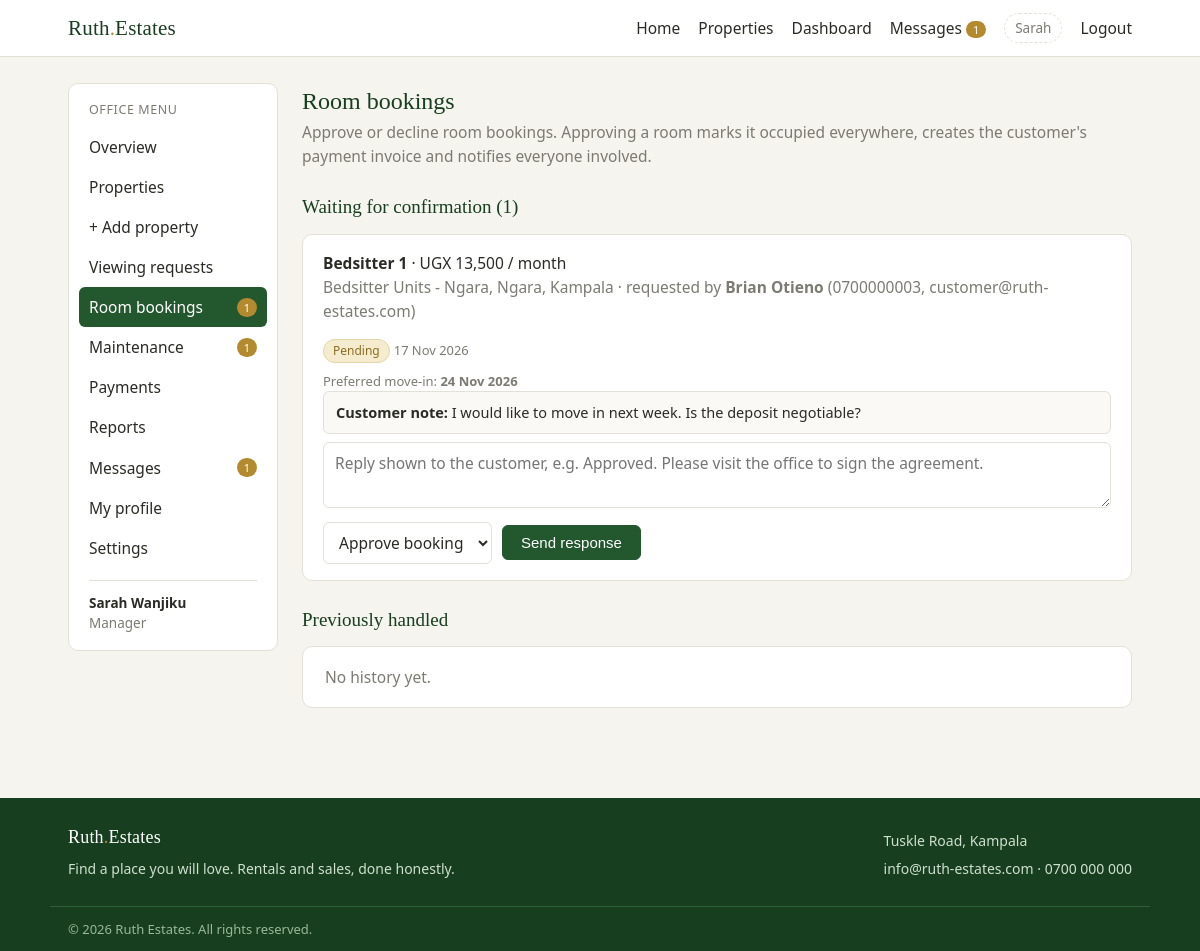
The app's page /manager/bookings.php (signed in) with its own data.
### tables this page shows
CREATE TABLE bookings (
  id INT AUTO_INCREMENT PRIMARY KEY,
  room_id INT NOT NULL,
  property_id INT NOT NULL,
  customer_id INT NOT NULL,
  move_in DATE DEFAULT NULL,
  note TEXT,
  status ENUM('pending','approved','rejected','cancelled') NOT NULL DEFAULT 'pending',
  reply TEXT,
  responded_at DATETIME DEFAULT NULL,
  created_at TIMESTAMP NOT NULL DEFAULT CURRENT_TIMESTAMP,
  CONSTRAINT fk_booking_room FOREIGN KEY (room_id) REFERENCES rooms(id) ON DELETE CASCADE,
  CONSTRAINT fk_booking_property FOREIGN KEY (property_id) REFERENCES properties(id) ON DELETE CASCADE,
  CONSTRAINT fk_booking_customer FOREIGN KEY (customer_id) REFERENCES users(id) ON DELETE CASCADE
);

CREATE TABLE rooms (
  id INT AUTO_INCREMENT PRIMARY KEY,
  property_id INT NOT NULL,
  name VARCHAR(60) NOT NULL,
  room_type ENUM('single','double','studio','bedsitter','master','shop','office','plot','whole') NOT NULL DEFAULT 'single',
  price DECIMAL(12,2) NOT NULL DEFAULT 0,
  capacity TINYINT UNSIGNED NOT NULL DEFAULT 1,
  status ENUM('available','occupied','maintenance') NOT NULL DEFAULT 'available',
  description VARCHAR(255) DEFAULT NULL,
  photo VARCHAR(255) DEFAULT NULL,
  created_at TIMESTAMP NOT NULL DEFAULT CURRENT_TIMESTAMP,
  CONSTRAINT fk_room_property FOREIGN KEY (property_id) REFERENCES properties(id) ON DELETE CASCADE
);

CREATE TABLE properties (
  id INT AUTO_INCREMENT PRIMARY KEY,
  title VARCHAR(150) NOT NULL,
  description TEXT NOT NULL,
  property_type ENUM('house','apartment','land','commercial') NOT NULL DEFAULT 'house',
  listed_for ENUM('rent','sale') NOT NULL DEFAULT 'rent',
  price DECIMAL(12,2) NOT NULL DEFAULT 0,
  location VARCHAR(120) NOT NULL,
  bedrooms TINYINT UNSIGNED NOT NULL DEFAULT 0,
  bathrooms TINYINT UNSIGNED NOT NULL DEFAULT 0,
  photo VARCHAR(255) DEFAULT NULL,
  status ENUM('available','taken') NOT NULL DEFAULT 'available',
  manager_id INT DEFAULT NULL,
  created_at TIMESTAMP NOT NULL DEFAULT CURRENT_TIMESTAMP,
  CONSTRAINT fk_property_manager FOREIGN KEY (manager_id) REFERENCES users(id) ON DELETE SET NULL
);

CREATE TABLE users (
  id INT AUTO_INCREMENT PRIMARY KEY,
  name VARCHAR(80) NOT NULL,
  email VARCHAR(120) NOT NULL UNIQUE,
  phone VARCHAR(20) DEFAULT NULL,
  password_hash VARCHAR(255) NOT NULL,
  role ENUM('customer','manager','landlord') NOT NULL DEFAULT 'customer',
  status ENUM('active','blocked') NOT NULL DEFAULT 'active',
  created_at TIMESTAMP NOT NULL DEFAULT CURRENT_TIMESTAMP
);

### manager/bookings.php (the view, shortened to what this page needs)
<?php
require_once dirname(__DIR__) . '/config/db.php';
$pending = $pdo->query('SELECT b.*, r.name AS room_name, r.room_type, r.price AS room_price, p.title, p.location, p.listed_for, u.name AS customer_name, u.phone AS customer_phone, u.email AS customer_email FROM bookings b JOIN rooms r ON r.id = b.room_id JOIN properties p ON p.id = b.property_id JOIN users u ON u.id = b.customer_id WHERE b.status = "pending" ORDER BY b.created_at ASC')->fetchAll();
$past = $pdo->query('SELECT b.*, r.name AS room_name, p.title, u.name AS customer_name FROM bookings b JOIN rooms r ON r.id = b.room_id JOIN properties p ON p.id = b.property_id JOIN users u ON u.id = b.customer_id WHERE b.status != "pending" ORDER BY b.responded_at DESC LIMIT 20')->fetchAll();
include dirname(__DIR__) . '/includes/header.php';
?>
<div class="dash-layout">
<?php include __DIR__ . '/menu.php'; ?>
<main class="dash-main">
  <h1>Room bookings</h1>
  <p class="muted">Approve or decline room bookings. Approving a room marks it occupied everywhere, creates the customer's payment invoice and notifies everyone involved.</p>
  <h2 class="section-title-sm">Waiting for confirmation (<?php echo count($pending); ?>)</h2>
  <?php if (!$pending): ?>
    <div class="panel"><p class="muted">No booking requests waiting. Well done.</p></div>
  <?php else: ?>
    <?php foreach ($pending as $b): ?>
      <div class="panel inquiry">
        <div class="inquiry-head">
          <div>
            <b><?php echo esc($b['room_name']); ?></b> &middot; <?php echo esc(money($b['room_price'])); ?><?php echo $b['listed_for'] === 'rent' ? ' / month' : ''; ?>
            <p class="muted"><?php echo esc($b['title']); ?>, <?php echo esc($b['location']); ?> &middot; requested by <b><?php echo esc($b['customer_name']); ?></b> (<?php echo esc($b['customer_phone']); ?>, <?php echo esc($b['customer_email']); ?>)</p>
          </div>
          <div class="inquiry-side">
            <?php echo status_badge($b['status']); ?>
            <small class="muted"><?php echo esc(friendly_date($b['created_at'])); ?></small>
          </div>
        </div>
        <?php if ($b['move_in']): ?>
          <p class="muted small">Preferred move-in: <b><?php echo esc(friendly_date($b['move_in'])); ?></b></p>
        <?php endif; ?>
        <p class="note"><b>Customer note:</b> <?php echo nl2br(esc($b['note'])); ?></p>
        <form class="respond" method="post">
          <textarea name="reply" rows="2" placeholder="Reply shown to the customer, e.g. Approved. Please visit the office to sign the agreement."></textarea>
          <div class="respond-actions">
            <select name="decision">
              <option value="approve">Approve booking</option>
            </select>
            <button class="btn" type="submit">Send response</button>
          </div>
        </form>
      </div>
    <?php endforeach; ?>
  <?php endif; ?>
  <h2 class="section-title-sm">Previously handled</h2>
  <div class="panel">
    <?php if (!$past): ?>
      <p class="muted">No history yet.</p>
    <?php endif; ?>
  </div>
</main>
</div>
<?php include dirname(__DIR__) . '/includes/footer.php'; ?>

### includes/functions.php (shortened to what this page needs)
<?php
function esc($value)
{
    return htmlspecialchars((string) $value, ENT_QUOTES, 'UTF-8');
}
function money($amount)
{
    return CURRENCY . ' ' . number_format((float) $amount);
}
function status_badge($status)
{
    $classes = ['pending' => 'badge badge-pending', 'approved' => 'badge badge-approved', 'rejected' => 'badge badge-rejected', 'available' => 'badge badge-approved', 'taken' => 'badge badge-muted', 'occupied' => 'badge badge-muted', 'maintenance' => 'badge badge-pending', 'active' => 'badge badge-approved', 'blocked' => 'badge badge-rejected', 'rent' => 'badge badge-muted', 'sale' => 'badge badge-muted', 'manager' => 'badge badge-admin', 'landlord' => 'badge badge-admin', 'customer' => 'badge badge-approved', 'paid' => 'badge badge-approved', 'cancelled' => 'badge badge-rejected', 'open' => 'badge badge-pending', 'in_progress' => 'badge badge-admin', 'resolved' => 'badge badge-approved', 'closed' => 'badge badge-muted', 'low' => 'badge badge-muted', 'normal' => 'badge badge-muted', 'high' => 'badge badge-pending', 'urgent' => 'badge badge-rejected'];
    $labels = ['in_progress' => 'In progress', 'mobile_money' => 'Mobile money'];
    return '<span class="' . ($classes[$status] ?? 'badge badge-muted') . '">' . esc($labels[$status] ?? ucfirst($status)) . '</span>';
}
function friendly_date($timestamp)
{
    $timestamp = trim((string) $timestamp);
    return date('j M Y', strtotime($timestamp));
}

### assets/css/style.css (style rules this page uses)
:root { --green: #23572e; --green-dark: #173e1e; --green-light: #e7f0e7; --cream: #f6f4ef; --ink: #2b2b26; --muted: #7c7a71; --line: #e3e0d7; --danger: #a4322a; --pending: #8a6d1f; --pending-bg: #f5ecd0; }
* { margin: 0; padding: 0; box-sizing: border-box; }
body { font-family: "Segoe UI", Arial, Helvetica, sans-serif; background: var(--cream); color: var(--ink); font-size: 15.5px; line-height: 1.55; overflow-x: hidden; }
h1, h2, h3, .brand { font-family: Georgia, "Times New Roman", serif; font-weight: normal; }
.section-title-sm { margin: 24px 0 12px; color: var(--green-dark); font-size: 19px; }
.muted { color: var(--muted); }
.small { font-size: 13px; }
.badge { display: inline-block; font-size: 12px; padding: 2px 9px; border-radius: 12px; border: 1px solid transparent; }
.badge-pending { background: var(--pending-bg); color: var(--pending); border-color: #e3d5a5; }
.btn { display: inline-block; background: var(--green); color: #fff; border: 1px solid var(--green); border-radius: 6px; padding: 8px 18px; font-size: 15px; cursor: pointer; text-decoration: none; }
input, select, textarea { width: 100%; padding: 8px 11px; border: 1px solid var(--line); border-radius: 6px; background: #fff; font: inherit; color: var(--ink); }
textarea { resize: vertical; }
.dash-layout { display: flex; gap: 24px; align-items: flex-start; }
.dash-main { flex: 1; min-width: 0; }
.dash-main h1 { font-size: 24px; color: var(--green-dark); }
.dash-main > p.muted { margin-bottom: 16px; }
.panel { background: #fff; border: 1px solid var(--line); border-radius: 10px; padding: 18px 22px; margin-bottom: 20px; }
.inquiry { padding: 16px 20px; }
.inquiry-head { display: flex; justify-content: space-between; gap: 14px; flex-wrap: wrap; margin-bottom: 8px; }
.inquiry-side { text-align: right; }
.note { background: #faf9f5; border: 1px solid var(--line); border-radius: 6px; padding: 9px 12px; margin-bottom: 8px; font-size: 14.5px; }
.respond { display: block; }
.respond textarea { margin-bottom: 8px; }
.respond-actions { display: flex; gap: 10px; align-items: center; }
.respond-actions select { width: auto; }
body { -webkit-text-size-adjust: 100%; }
.btn, button, .nav-toggle { touch-action: manipulation; }

### records on screen
bookings: room.name "Bedsitter 1", room.price "UGX 13,500", property.title "Bedsitter Units - Ngara", property.location "Ngara, Kampala", customer.name "Brian Otieno", customer.phone "0700000003", customer.email "customer@ruth-estates.com", status "Pending", created_at "17 Nov 2026", move_in "24 Nov 2026", note "I would like to move in next week. Is the deposit negotiable?"

### other values on screen
$unread "1"
explode(' ', $user['name'])[0] "Sarah"
$label "Overview"
$label "Properties"
$label "+ Add property"
$label "Viewing requests"
$label "Room bookings"
$pendingBookings "1"
$label "Maintenance"
$openMaintenance "1"
$label "Payments"
$label "Reports"
$label "Messages"
$label "My profile"
$label "Settings"
